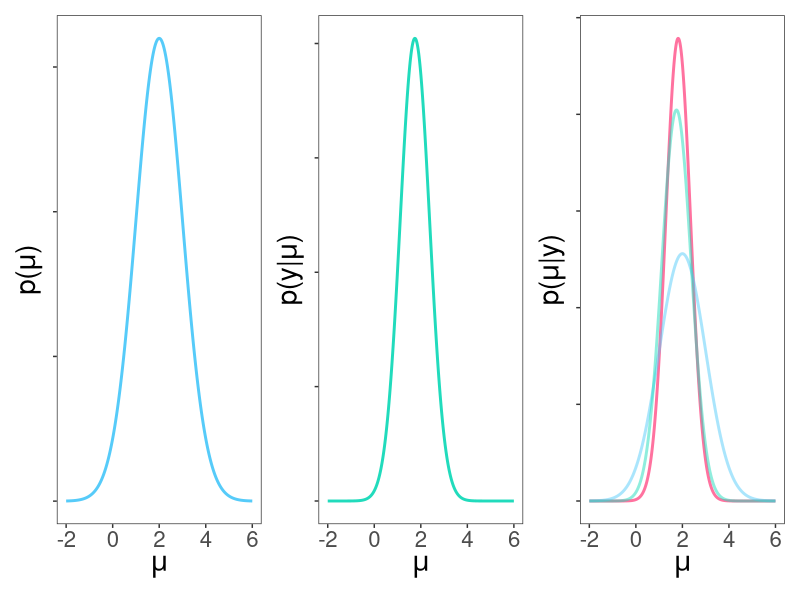
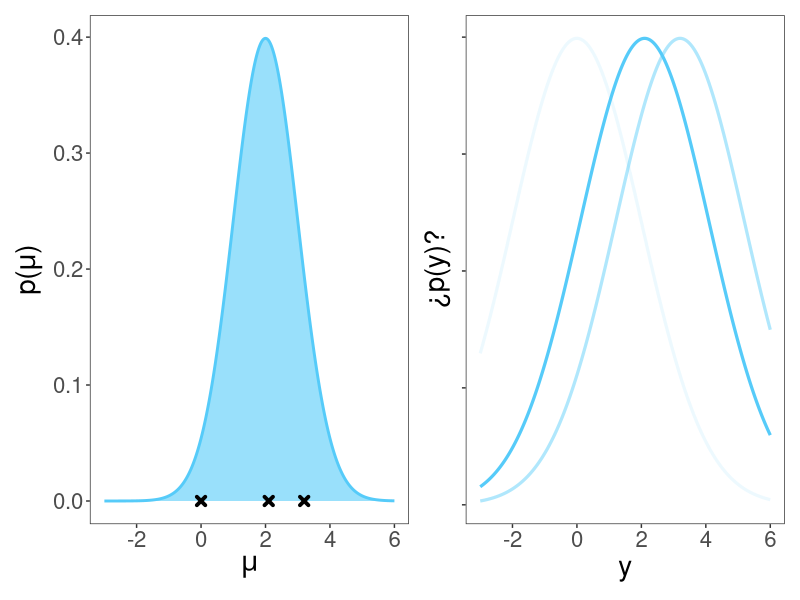
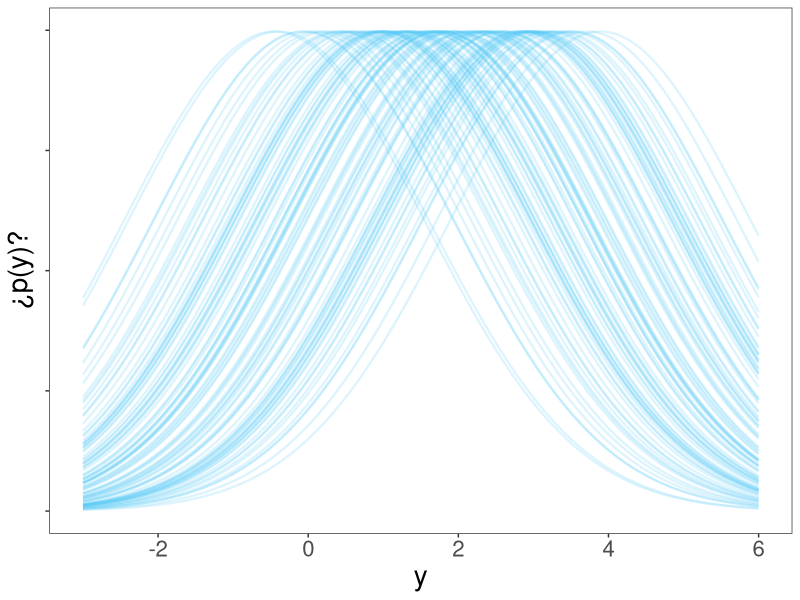
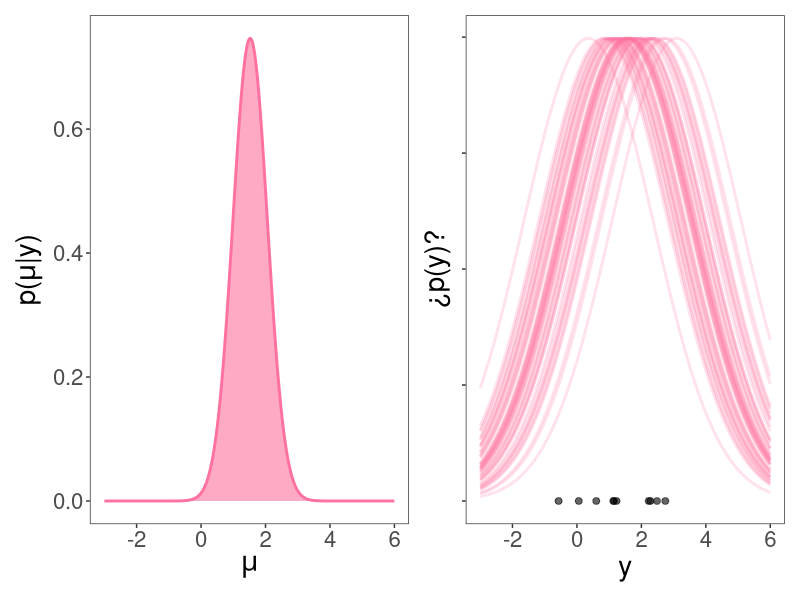
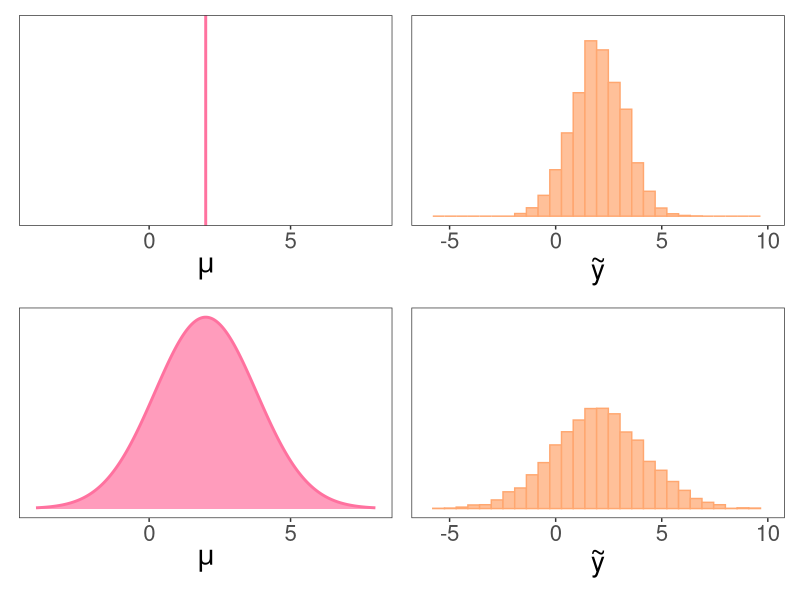
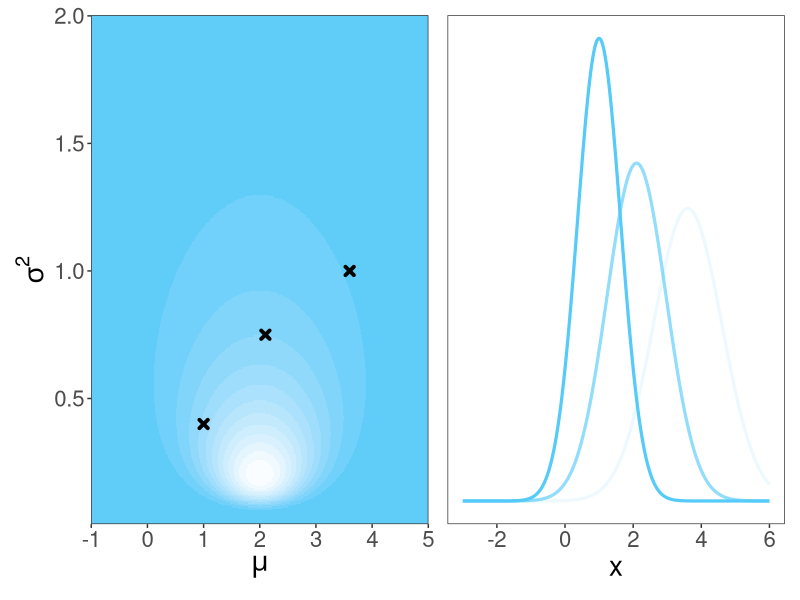
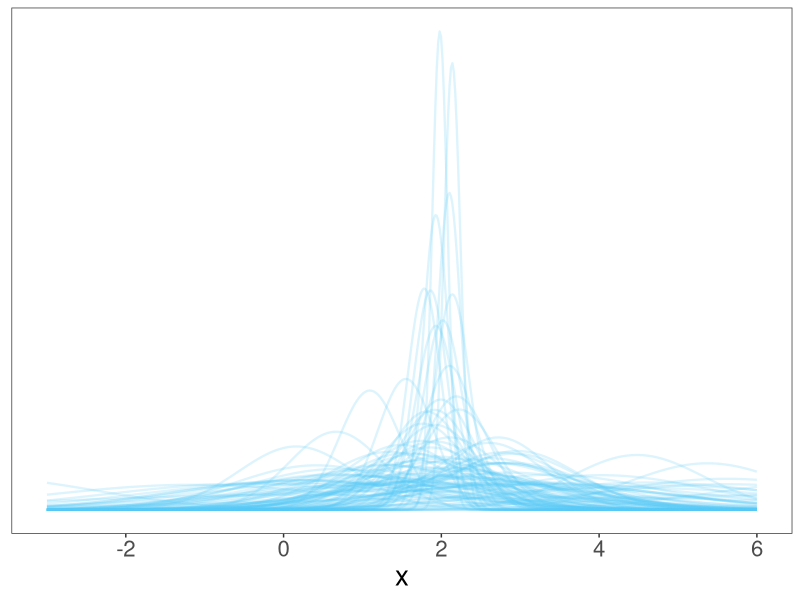
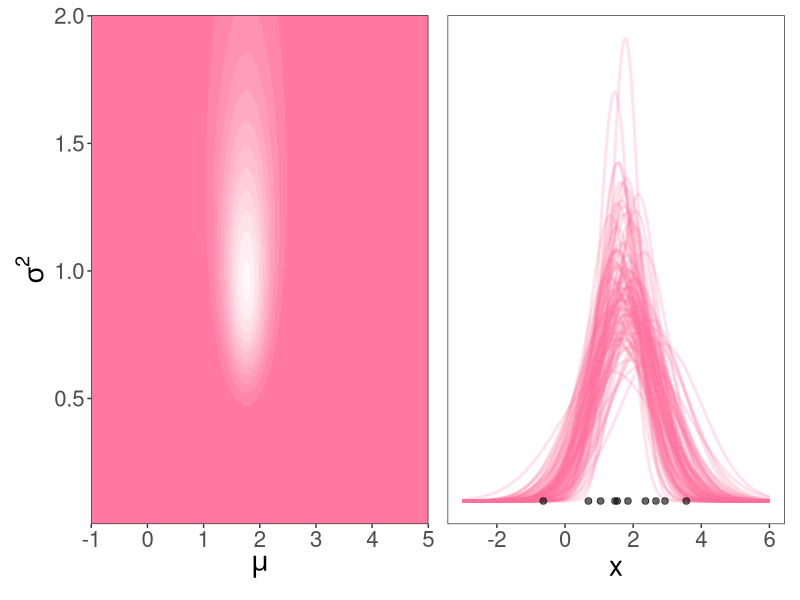

These figures' R source, in order:
## ---- chunk 1
#| echo: false
#| include: false

library(dplyr)
library(tidyr)
library(ggplot2)
library(patchwork)
library(purrr)

theme_set(
  theme_bw() +
  theme(
    legend.position = "none",
    panel.grid = element_blank(),
    #strip.background = element_rect(fill="#ade658"),
    text = element_text(size=20))
  )
## ---- chunk 2
#| echo: false
#| include: false

mu_prior <- 2
sigma_prior <- 1
muestra <- rnorm(10,1.5,1)
y_bar <- mean(muestra)
n <- length(muestra)
sigma <- 2
sigma_likelihood <- sigma/sqrt(n)

# ========== Distribución a priori ==============

posterior_posterior_mu <- (
  mu_prior * (sigma^2 / (n * sigma_prior ^ 2 + sigma ^ 2)) 
  + y_bar * (n * sigma_prior^2 / (n * sigma_prior^2 + sigma ^ 2))
)
posterior_posterior_sigma <- sqrt(sigma_prior^2 * sigma^2 / (n * sigma_prior^2 + sigma^2))

dv <- tibble(
  x = seq(-3, 6, length.out = 500), 
  prior = dnorm(x, mu_prior, sigma_prior),
  likelihood = dnorm(x, y_bar, sigma_likelihood),
  posterior_posterior = dnorm(x, posterior_posterior_mu, posterior_posterior_sigma)
) %>%
  mutate(
    prior = prior,
    likelihood = likelihood,
    posterior_posterior = posterior_posterior,
    posterior_likelihood = likelihood,
    posterior_prior = prior
  )

# posibles valores que puede tomar mu

# en la distribucion a priori
p1 <- ggplot(dv) +
  geom_line(aes(x=x,y=prior),col="#56CBF9",size=1) +
  geom_ribbon(aes(x=x,ymin=0,ymax=prior),fill = "#56CBF9", alpha=0.6) +
  xlab(expression(mu)) +
  ylab(expression("p("*mu*")")) +
  geom_point(data=tibble(x=c(0,2.1,3.2),y=c(0,0,0)),
             aes(x=x,y=y),
             inherit.aes = F,
             shape = "cross",
             stroke=2)

#en los datos
dv2 <- tibble(mu=c(0,2.1,3.2), x=list(dv$x),prob=dnorm(mu,mu_prior,sigma_prior)) %>%
  mutate(y = purrr::map(mu,~dnorm(dv$x,.x,sigma))) %>%
  unnest(cols = c(x,y))

p2 <- ggplot() +
  geom_line(data=dv2,aes(x=x,y=y,group=mu,alpha=prob),size=1.1, col = "#56CBF9") +
  xlab("y") +
  ylab(expression("¿p(y)?")) +
  theme(axis.text.y = element_blank())

# posibles distribuciones a priori

p3 <- tibble(mu=rnorm(100,mu_prior,sigma_prior),
       x=list(dv$x)) %>%
  mutate(y = purrr::map(mu,~dnorm(dv$x,.x,sigma))) %>%
  unnest(cols = c(x,y)) %>%
  ggplot() +
  geom_line(aes(x=x,y=y,group=mu),col = "#56CBF9",alpha=0.2,size=0.8) +
  xlab("y") +
  ylab(expression("¿p(y)?")) +
  theme(axis.text.y = element_blank())

# ========== Distribución a posteriori ==============

# posibles distribuciones a posteriori
p4 <- tibble(mu=rnorm(50,
                mu_prior*(sigma^2/(n*sigma_prior^2+sigma^2)) + y_bar * (n*sigma_prior^2/(n*sigma_prior^2+sigma^2)),
                sqrt(sigma_prior^2*sigma^2/(n*sigma_prior^2+sigma^2))),
       x=list(dv$x)) %>%
  mutate(y = purrr::map(mu,~dnorm(dv$x,.x,sigma))) %>%
  unnest(cols = c(x,y)) %>%
  ggplot() +
  geom_line(aes(x=x,y=y,group=mu),col = "#FF729F",alpha=0.2,size=1) +
  geom_point(data = tibble(x = muestra,
                           y = 0),
             aes(x=x,y=y),
             size=2,
             alpha=0.6) +
    xlab("y") +
  ylab(expression("¿p(y)?")) +
  theme(axis.text.y = element_blank())


# posterior
p5 <- ggplot(dv) +
  geom_line(aes(x=x,y=posterior_posterior),col="#FF729F",size=1) +
  geom_ribbon(aes(x=x,ymin=0,ymax=posterior_posterior),fill = "#FF729F", alpha=0.6) +
  xlab(expression(mu)) +
  ylab(expression("p("*mu*"|y)"))
## ---- chunk 3
#| echo: false
#| include: false

plot_bayes <- function(data){
  data %>%
    pivot_longer(cols = c(prior,likelihood,starts_with("posterior"))) %>%
    arrange(name,x) %>%
    separate(name,into = c("facet","color"),sep="_") %>%
    mutate(color = ifelse(is.na(color),facet,color)) %>%
    mutate(alpha = as.factor(paste0(facet,color))) %>% 
    mutate(color = factor(color,
                          levels = c("prior","likelihood","posterior"),
                          labels = c("prior","likelihood","posterior")),
           facet = factor(facet,
                          levels = c("prior","likelihood","posterior"),
                          labels = c("prior","likelihood","posterior"))) %>%
    ggplot() +
    geom_line(aes(x=x,y=value,col=color,group=color,alpha=alpha),size=1) +
    geom_ribbon(aes(x=x,ymin=0,ymax=value,fill=color,group=color,alpha=alpha)) + 
    scale_color_manual(values = c("#56CBF9","#21dbbc","#FF729F")) +
    scale_fill_manual(values = c("#56CBF9","#21dbbc","#FF729F")) +
    scale_alpha_manual(values = c(0.6,0.2,0.7,0.2,0.6)) +
    facet_wrap(.~facet) +
    ylab("credibilidad") +
    xlab("parámetro") +
    theme(axis.text.y = element_blank(),
          axis.ticks.y = element_blank(),
          axis.text.x = element_blank())
}
## ---- chunk 4
  #| warning: false
  #| echo: false
  #| fig-width: 18
  #| fig-height: 6
  #| fig-align: center
  #| cache: true

mu_prior <- 2
sigma_prior <- 1
muestra <- rnorm(10,1.5,1)
y_bar <- mean(muestra)
n <- length(muestra)
sigma <- 2
sigma_likelihood <- sigma/sqrt(n)

posterior_posterior_mu <- (
  mu_prior * (sigma^2 / (n * sigma_prior ^ 2 + sigma ^ 2)) 
  + y_bar * (n * sigma_prior^2 / (n * sigma_prior^2 + sigma ^ 2))
)
posterior_posterior_sigma <- sqrt(sigma_prior^2 * sigma^2 / (n * sigma_prior^2 + sigma^2))

dv <- tibble(
  x = seq(-2, 6, length.out = 500), 
  prior = dnorm(x, mu_prior, sigma_prior),
  likelihood = dnorm(x, y_bar, sigma_likelihood),
  posterior_posterior = dnorm(x, posterior_posterior_mu, posterior_posterior_sigma)
) %>%
  mutate(
    prior = prior,
    likelihood = likelihood,
    posterior_posterior = posterior_posterior,
    posterior_likelihood = likelihood,
    posterior_prior = prior
  )



pA <- dv %>%
  ggplot() +
  geom_line(aes(x=x,y=prior/sum(prior)),size=1,col="#56CBF9") +
  scale_y_continuous(name = expression("p("*mu*")")) +
  scale_x_continuous(expression(mu)) +
  theme(axis.text.y = element_blank())

pB <- dv %>%
  ggplot() +
  geom_line(aes(x=x,y=likelihood/sum(likelihood)),size=1,col="#21dbbc") +
  scale_y_continuous(name = expression("p("*y*"|"*mu*")")) +
  scale_x_continuous(expression(mu)) +
  theme(axis.text.y = element_blank())

pC <- dv %>%
  ggplot() +
  geom_line(aes(x=x,y=posterior_posterior/sum(posterior_posterior)),size=1,col="#FF729F") +
  geom_line(aes(x=x,y=prior/sum(prior)),size=1,alpha=0.5,col="#56CBF9") +
  geom_line(aes(x=x,y=likelihood/sum(likelihood)),size=1,alpha=0.5,col="#21dbbc") +
  scale_y_continuous(name = expression("p("*mu*"|"*y*")")) +
  scale_x_continuous(expression(mu)) +
  theme(axis.text.y = element_blank())

pA + pB + pC
## ---- chunk 5
#| warning: false
#| echo: false
#| fig-width: 18
#| fig-height: 6
#| fig-align: center
#| cache: true
p1 + p2 
## ---- chunk 6
  #| warning: false
  #| echo: false
  #| fig-width: 7
  #| fig-height: 6
  #| fig-align: center
  #| cache: true

p3
## ---- chunk 7
  #| warning: false
  #| echo: false
  #| fig-width: 18
  #| fig-height: 6
  #| fig-align: center
  #| cache: true

p5 + p4
## ---- chunk 8
#| warning: false
#| echo: false
#| fig-width: 12
#| fig-height: 6
#| fig-align: center
#| cache: true

x <- seq(-4, 8, 0.01)
y <- dnorm(x, 2, 1.8)

dv1 <- tibble(x = rnorm(4000, mean = 2, sd = 1.2))
dv2 <- tibble(mu = rnorm(4000, 2, 1.8), x = rnorm(4000, mu, 1.2))

p1<-ggplot(dv1) +
  geom_histogram(aes(x=x),fill="#FFC099",col="#FFA770") +
  xlim(-6,10) +
  xlab(expression(tilde(y))) +
  ylim(c(0,800)) +
  theme(axis.text.y = element_blank(),
        axis.title.y = element_blank(),
        axis.ticks.y = element_blank())

p2<-ggplot(dv2) +
  geom_histogram(aes(x=x),fill="#FFC099",col="#FFA770") +
  xlim(-6,10) +
  xlab(expression(tilde(y))) +
  ylim(c(0,800)) +
  theme(axis.text.y = element_blank(),
        axis.title.y = element_blank(),
        axis.ticks.y = element_blank())

p3 <- ggplot() +
  geom_vline(xintercept = 2, color = "#FF729F", linewidth = 1) +
  xlim(c(2 - 6, 2 + 6)) +
  xlab(expression(mu))


p4 <- ggplot() +
  geom_line(data=tibble(x,y),aes(x=x,y=y),col="#FF729F",linewidth=1) +
  geom_ribbon(data=tibble(x,y),aes(x=x,ymin=0,ymax=y),fill="#FF729F",alpha=.7) +
  xlim(c(2 - 6, 2 + 6)) +
  theme(
    axis.text.y = element_blank(),
    axis.title.y = element_blank(),
    axis.ticks.y = element_blank()
  ) +
  xlab(expression(mu))

(p3 + p1) / (p4 + p2)
## ---- chunk 9
#| echo: false
#| include: false

alpha <- 1
beta <- 0.5
mean <- 2
lambda <- 0.5

dninvgamma <- function(mu, sigma2, alpha, beta, mean, lambda){
 f <- (sqrt(lambda) / sqrt(2*pi*sigma2)) * (beta^alpha/gamma(alpha)) * ((1/sigma2)^(alpha+1)) * (exp(-(2*beta + lambda * (mu - mean)^2)/(2*sigma2)))
 return(f)
}

# ========== Distribución a priori ============== 
dv <- tidyr::crossing(mu = seq(-1,5,0.005), 
                      sigma2 = seq(0.01,2,0.005)) %>%
  mutate(f = purrr::map2_dbl(mu,sigma2,~dninvgamma(.x,.y,alpha,beta,mean,lambda)))

# a priori

# posibles combinaciones de mu y sigma

p1 <- dv %>%
  ggplot() +
  geom_raster(aes(x=mu,y=sigma2,fill=f),) +
  scale_fill_steps(low = "#56CBF9", high = "white",n.breaks = 16) +
  #scale_fill_gradient(low = "#56CBF9", high = "white",) +
  scale_x_continuous(expression(mu),expand = c(0,0)) +
  scale_y_continuous(expression(sigma^2),expand = c(0,0)) +
  geom_point(data = tibble(mu = c(1,2.1,3.6),
                           sigma2 = c(0.4,0.75,1)),
             aes(x=mu,y=sigma2),
             shape = "cross",
             stroke=2)

# tres normales posibles
dv2 <- tibble(mu = c(1,2.1,3.6),
              sigma2 = c(0.4,0.75,1),
              x=list(seq(-3,6,length.out = 500)),
              prob=dninvgamma(mu,sigma2,alpha,beta,mean,lambda)) %>%
  mutate(y = purrr::map2(mu,sigma2,~dnorm(seq(-3,6,length.out = 500),.x,sqrt(.y)))) %>%
  unnest(cols = c(x,y))

p2 <- ggplot() +
  geom_line(data=dv2,aes(x=x,y=y,group=mu,alpha=prob),size=1.1, col = "#56CBF9") +
  theme(axis.text.y = element_blank(),
        axis.title.y = element_blank(),
        axis.ticks.y = element_blank())

# muchas normales posibles
sigma2 <- rgamma(100,shape = alpha, rate = beta)
mu <- rnorm(100,mean = mean, sd = sqrt(sigma2/lambda))

p3 <- tibble(sigma2,
       mu,
       x=list(seq(-3,6,length.out = 500))) %>%
  mutate(y = purrr::map2(mu,sigma2,~dnorm(seq(-3,6,length.out = 500),.x,sqrt(.y)))) %>%
  unnest(cols = c(x,y)) %>%
  ggplot() +
  geom_line(aes(x=x,y=y,group=mu),col = "#56CBF9",alpha=0.2,size=0.8) +
  theme(axis.text.y = element_blank(),
        axis.ticks.y = element_blank(),
        axis.title.y = element_blank())

#posterior
y_bar
n
nu <- lambda
alpha_p <- alpha + n/2
beta_p <- beta + 0.5*sum((muestra - y_bar)^2) + n*nu/(nu+n)*(y_bar-mean)^2/2
mean_p <- (nu*mean + n*y_bar)/(nu+n)
nu_p <- lambda + n
lambda_p <- nu_p

dv_p <- tidyr::crossing(mu = seq(-1,5,0.005), 
                      sigma2 = seq(0.01,2,0.005)) %>%
  mutate(f = purrr::map2_dbl(mu,sigma2,~dninvgamma(.x,.y,alpha_p,beta_p,mean_p,lambda_p)))

p4 <- dv_p %>%
  ggplot() +
  geom_raster(aes(x=mu,y=sigma2,fill=f)) +
  scale_fill_steps(low = "#FF729F", high = "white",n.breaks = 16) +
  scale_x_continuous(expression(mu),expand = c(0,0)) +
  scale_y_continuous(expression(sigma^2),expand = c(0,0))

sigma2 <- rgamma(100,shape = alpha_p, rate = beta_p)
mu <- rnorm(100,mean = mean_p, sd = sqrt(sigma2/lambda_p))

p5 <- tibble(sigma2,
       mu,
       x=list(seq(-3,6,length.out = 500))) %>%
  mutate(y = purrr::map2(mu,sigma2,~dnorm(seq(-3,6,length.out = 500),.x,sqrt(.y)))) %>%
  unnest(cols = c(x,y)) %>%
  ggplot() +
  geom_line(aes(x=x,y=y,group=mu),col = "#FF729F",alpha=0.2,size=1) +
  geom_point(data = tibble(x = muestra,
                           y = 0),
             aes(x=x,y=y),
             size=2,
             alpha=0.6) +
  theme(axis.text.y = element_blank(),
        axis.ticks.y = element_blank(),
        axis.title.y = element_blank())
## ---- chunk 10
  #| warning: false
  #| echo: false
  #| fig-width: 18
  #| fig-height: 6
  #| fig-align: center
  #| cache: true

p1 + p2 
## ---- chunk 11
  #| warning: false
  #| echo: false
  #| fig-width: 9
  #| fig-height: 6
  #| fig-align: center
  #| cache: true

p3
## ---- chunk 12
  #| warning: false
  #| echo: false
  #| fig-width: 18
  #| fig-height: 6
  #| fig-align: center
  #| cache: true

p4 + p5
